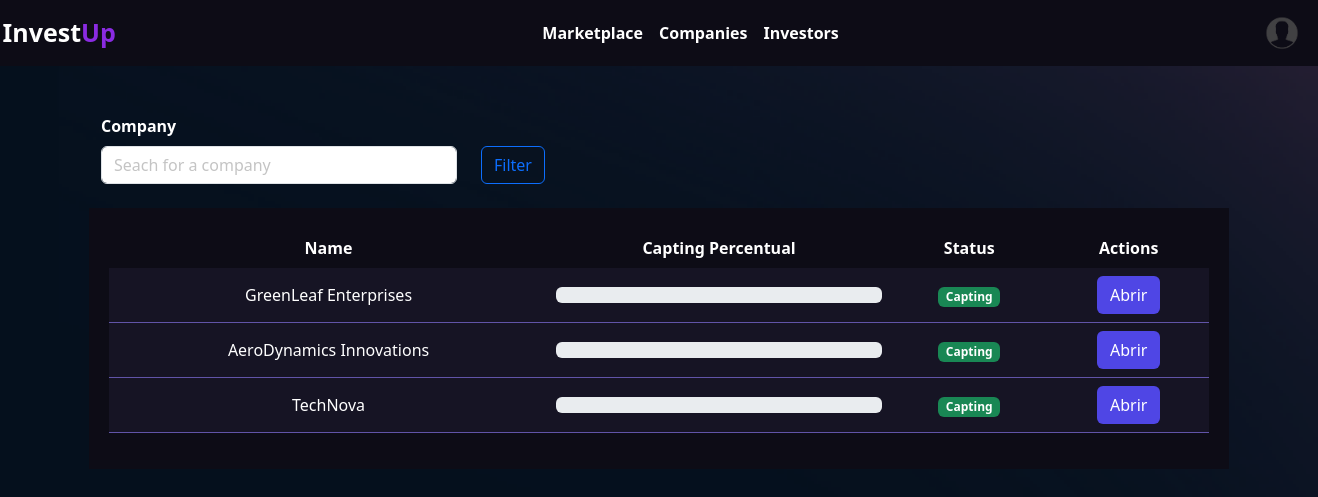
Page /company/ (signed in) on the committed database.
### companies/models.py (models this page shows, shortened)
class Company(models.Model):
    user = models.ForeignKey(User, on_delete=models.DO_NOTHING, related_name="company")
    name = models.CharField(max_length=50)
    cnpj = models.CharField(max_length=30)
    site = models.URLField()
    existence_time = models.CharField(
        max_length=2, choices=existence_time_choices, default="-6"
    )
    description = models.TextField()
    last_date_capture = models.DateField()
    percentual_equity = models.IntegerField()
    internship = models.CharField(max_length=4, choices=internship_choices, default="I")
    area = models.CharField(max_length=3, choices=area_choices)
    target_audience = models.CharField(
        max_length=20, choices=target_audience_choices, default="BTC"
    )
    value = models.DecimalField(max_digits=9, decimal_places=2)
    pitch = models.FileField(upload_to="pitches")
    logo = models.FileField(upload_to="logos")
    slug = models.SlugField(max_length=100, unique=True, blank=True)
    @property
    def get_status(self):
        status = mark_safe('<span class="badge bg-success">Capting</span>')
        actual_date = timezone.now().date()
        if actual_date > self.last_date_capture:
            status = mark_safe('<span class="badge bg-primary">Closed Capture</span>')
        return status

### companies/views.py (the view, shortened to what this page needs)
# urls.py: path("", views.showCompany, name="showCompany"),
@login_required
def showCompany(request):
    companies = CompanyModel.objects.all()
    companies_list = []
    for company in companies:
        percentual_sum = (
            InvestmentProposal.objects.filter(
                company=company,
                status="PA",
            ).aggregate(total_percentual=Sum("percentual"))["total_percentual"]
            or 0
        )
        companies_list.append({"company": company, "percentual": percentual_sum})
    context = {"companies": companies_list}
    return render(request, "companies/show.html", context=context)

### templates/companies/show.html (shortened to what this page needs)
{% extends "bases/base.html" %}
{% load static %}
{% block head %}
<link rel="stylesheet" href="{% static 'css/company/show.css' %}">
<link rel="stylesheet" href="{% static 'css/users/users.css' %}">
{% endblock %}
{% block content %}
{% include "partials/nav.html" %}
<br><br>
<div class="container">
    <div class="row">
        <div class="col-md-4">
            <form action="{% url 'showCompany' %}" method="POST">
                <label style="margin-bottom: 8px;"><strong>Company</strong></label>
                <input type="text" name="company" class="form-control" placeholder="Seach for a company">
        </div>
        <div class="col-md">
            <br>
            <input type="submit" value="Filter" class="btn btn-outline-primary" style="margin-top: 8px;">
        </div>
    </div>
</div>
<br>
<div class="container dark-color container_company">
    <table class="table">
        <thead>
            <tr class="cabecalho" style="background-color: transparent !important;">
                <th class="cabecalho" scope="col">Name</th>
                <th class="cabecalho" scope="col">Capting Percentual</th>
                <th class="cabecalho" scope="col">Status</th>
                <th class="cabecalho" scope="col">Actions</th>
            </tr>
        </thead>
        <tbody>
            {% for company in companies %}
            <tr class="linha">
                <td class="linha">{{ company.company.name }}</td>
                <td class="linha">
                    <div class="progress">
                    </div>
                </td>
                <td class="linha">{{ company.company.get_status }}</td>
                <td class="linha"><a
                        href="{% if request.user != company.company.user %}{% url 'seeCompanyInvestors' company.company.slug %}{% else %}{% url 'seeCompany' company.company.slug %}{% endif %}"
                        class="btn btn-indigo-normal">Abrir</a></td>
            </tr>
            {% endfor %}
        </tbody>
    </table>
</div>
{% endblock %}

### staticfiles/css/general.css (style rules this page uses)
:root { --main-color: #161424; --dark-color: #0D0C16; --contrast-color: #4F46E5; }
body { color: white !important; background-color: var(--main-color) !important; }
.dark-color { background-color: var(--dark-color); color: white !important; }

### staticfiles/css/company/show.css (style rules this page uses)
.container_company { padding: 20px; }
.table { border-collapse: collapse !important; width: 100%; }
.cabecalho { background-color: transparent !important; border: none; color: white !important; text-align: center; }
.linha { vertical-align: middle; padding: 24px; text-align: center; background-color: var(--main-color) !important; color: white !important; border-bottom: 1px solid #6154a8; }
th { background-color: var; }

### staticfiles/css/users/users.css (style rules this page uses)
body { background-image: url('/static/imgs/bg.png'); height: 100vh; background-size: cover; }
.btn-indigo-normal { background-color: var(--contrast-color); color: white; }

### rows in the picture
Company: company.name "GreenLeaf Enterprises", company.get_status "Capting"
Company: company.name "AeroDynamics Innovations", company.get_status "Capting"
Company: company.name "TechNova", company.get_status "Capting"
